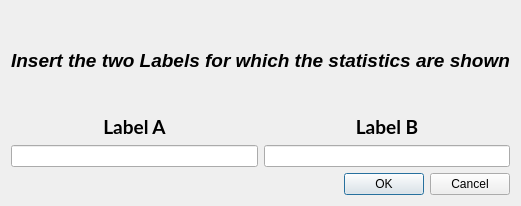
<?xml version="1.0" encoding="UTF-8"?>
<ui version="4.0">
 <class>StatisticDialog</class>
 <widget class="QDialog" name="StatisticDialog">
  <property name="geometry">
   <rect>
    <x>0</x>
    <y>0</y>
    <width>400</width>
    <height>206</height>
   </rect>
  </property>
  <property name="windowTitle">
   <string>Statistics</string>
  </property>
  <property name="windowIcon">
   <iconset theme="accessories-calculator"/>
  </property>
  <layout class="QGridLayout" name="gridLayout">
   <item row="5" column="1">
    <widget class="QDialogButtonBox" name="buttonBox">
     <property name="orientation">
      <enum>Qt::Horizontal</enum>
     </property>
     <property name="standardButtons">
      <set>QDialogButtonBox::Cancel|QDialogButtonBox::Ok</set>
     </property>
    </widget>
   </item>
   <item row="3" column="1">
    <widget class="QLineEdit" name="textLabelB"/>
   </item>
   <item row="2" column="0">
    <widget class="QLabel" name="label">
     <property name="sizePolicy">
      <sizepolicy hsizetype="Preferred" vsizetype="Fixed">
       <horstretch>0</horstretch>
       <verstretch>0</verstretch>
      </sizepolicy>
     </property>
     <property name="font">
      <font>
       <family>Lato</family>
       <pointsize>14</pointsize>
       <weight>75</weight>
       <italic>false</italic>
       <bold>true</bold>
       <underline>false</underline>
      </font>
     </property>
     <property name="layoutDirection">
      <enum>Qt::LeftToRight</enum>
     </property>
     <property name="text">
      <string>Label A</string>
     </property>
     <property name="alignment">
      <set>Qt::AlignCenter</set>
     </property>
    </widget>
   </item>
   <item row="2" column="1">
    <widget class="QLabel" name="label_2">
     <property name="sizePolicy">
      <sizepolicy hsizetype="Preferred" vsizetype="Fixed">
       <horstretch>0</horstretch>
       <verstretch>0</verstretch>
      </sizepolicy>
     </property>
     <property name="font">
      <font>
       <family>Lato</family>
       <pointsize>14</pointsize>
       <weight>75</weight>
       <italic>false</italic>
       <bold>true</bold>
      </font>
     </property>
     <property name="text">
      <string>Label B</string>
     </property>
     <property name="alignment">
      <set>Qt::AlignCenter</set>
     </property>
    </widget>
   </item>
   <item row="3" column="0">
    <widget class="QLineEdit" name="textLabelA"/>
   </item>
   <item row="1" column="0" colspan="2">
    <widget class="QLabel" name="label_3">
     <property name="font">
      <font>
       <pointsize>14</pointsize>
       <weight>75</weight>
       <italic>true</italic>
       <bold>true</bold>
      </font>
     </property>
     <property name="text">
      <string>Insert the two Labels for which the statistics are shown</string>
     </property>
     <property name="alignment">
      <set>Qt::AlignCenter</set>
     </property>
    </widget>
   </item>
  </layout>
 </widget>
 <resources/>
 <connections>
  <connection>
   <sender>buttonBox</sender>
   <signal>accepted()</signal>
   <receiver>StatisticDialog</receiver>
   <slot>accept()</slot>
   <hints>
    <hint type="sourcelabel">
     <x>248</x>
     <y>254</y>
    </hint>
    <hint type="destinationlabel">
     <x>157</x>
     <y>274</y>
    </hint>
   </hints>
  </connection>
  <connection>
   <sender>buttonBox</sender>
   <signal>rejected()</signal>
   <receiver>StatisticDialog</receiver>
   <slot>reject()</slot>
   <hints>
    <hint type="sourcelabel">
     <x>316</x>
     <y>260</y>
    </hint>
    <hint type="destinationlabel">
     <x>286</x>
     <y>274</y>
    </hint>
   </hints>
  </connection>
 </connections>
</ui>
